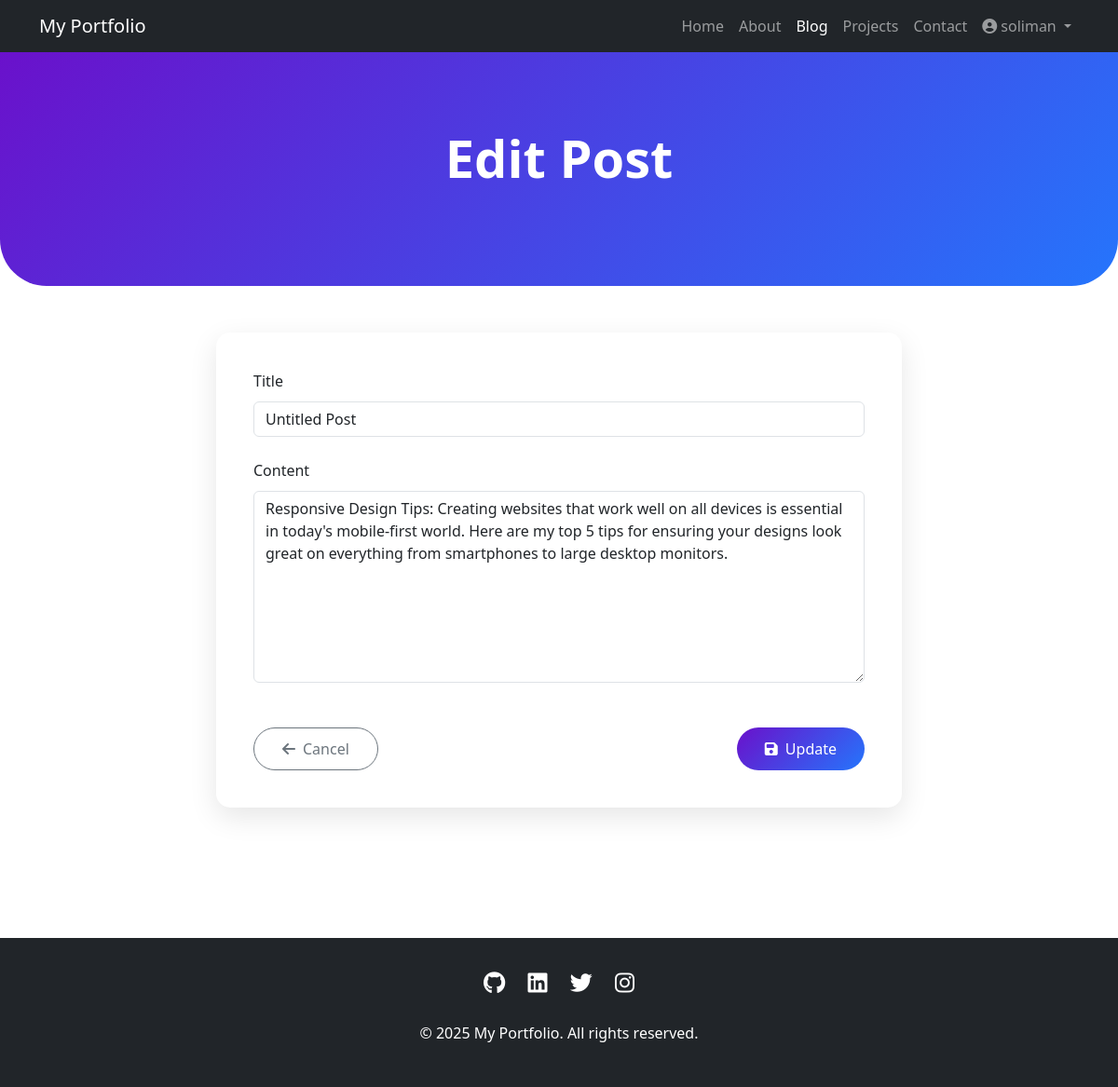
The page /posts/2/edit/ (signed in) on the database its author committed.
### posts/models.py (models this page shows, shortened)
class Posts(models.Model):
    text = models.CharField(max_length=400)
    title = models.CharField(max_length=100, default="Untitled Post")
    created_at = models.DateTimeField(default=timezone.now)
    updated_at = models.DateTimeField(auto_now=True)
    class Meta:
        ordering = ["-created_at"]

### posts/views.py (the view)
# urls.py: path('<int:pk>/edit/', PostUpdateView.as_view(), name='post_edit'),
class PostUpdateView(LoginRequiredMixin, UpdateView):
    model = Posts
    form_class = PostForm
    template_name = "posts/post_form.html"
    success_url = reverse_lazy('post_list')
    login_url = 'login'

### posts/forms.py
class PostForm(forms.ModelForm):
    class Meta:
        model = Posts
        fields = ['title', 'text']
        widgets = {
            'title': forms.TextInput(attrs={
                'class': 'form-control',
                'placeholder': 'Enter post title'
            }),
            'text': forms.Textarea(attrs={
                'class': 'form-control',
                'placeholder': 'Write your post content here',
                'rows': 8
            })
        }

### templates/posts/post_form.html (shortened to what this page needs)
{% load static %}
<!DOCTYPE html>
<html lang="en">
<head>
    <link href="https://cdn.jsdelivr.net/npm/bootstrap@5.3.0/dist/css/bootstrap.min.css" rel="stylesheet">
    <link rel="stylesheet" href="https://cdnjs.cloudflare.com/ajax/libs/font-awesome/6.4.0/css/all.min.css">
</head>
<body>
    <nav class="navbar navbar-expand-lg navbar-dark bg-dark">
        <div class="container">
            <a class="navbar-brand" href="{% url 'home' %}">My Portfolio</a>
            <div class="collapse navbar-collapse" id="navbarNav">
                <ul class="navbar-nav ms-auto">
                    <li class="nav-item">
                        <a class="nav-link" href="{% url 'home' %}">Home</a>
                    </li>
                    <li class="nav-item">
                        <a class="nav-link" href="{% url 'about' %}">About</a>
                    </li>
                    <li class="nav-item">
                        <a class="nav-link active" href="{% url 'post_list' %}">Blog</a>
                    </li>
                    <li class="nav-item">
                        <a class="nav-link" href="#">Projects</a>
                    </li>
                    <li class="nav-item">
                        <a class="nav-link" href="#">Contact</a>
                    </li>
                    {% if user.is_authenticated %}
                    <li class="nav-item dropdown">
                        <a class="nav-link dropdown-toggle" href="#" id="navbarDropdown" role="button" data-bs-toggle="dropdown" aria-expanded="false">
                            <i class="fas fa-user-circle me-1"></i>{{ user.username }}
                        </a>
                    </li>
                    {% else %}
                    <li class="nav-item">
                        <a class="nav-link" href="{% url 'login' %}"><i class="fas fa-sign-in-alt me-1"></i>Login</a>
                    </li>
                    {% endif %}
                </ul>
            </div>
        </div>
    </nav>
    <header class="form-header">
        <div class="container text-center">
            <h1 class="display-4 fw-bold mb-4">{% if form.instance.pk %}Edit Post{% else %}Create New Post{% endif %}</h1>
        </div>
    </header>
    <section class="container">
        <div class="row justify-content-center">
            <div class="col-lg-8">
                <div class="form-container">
                    <form method="post" enctype="multipart/form-data">
                        <div class="mb-4">
                            <label for="{{ form.title.id_for_label }}" class="form-label">Title</label>
                            {{ form.title }}
                        </div>
                        <div class="mb-4">
                            <label for="{{ form.text.id_for_label }}" class="form-label">Content</label>
                            {{ form.text }}
                        </div>
                        <div class="d-flex justify-content-between mt-5">
                            <a href="{% url 'post_list' %}" class="btn btn-outline-secondary">
                                <i class="fas fa-arrow-left me-2"></i>Cancel
                            </a>
                            <button type="submit" class="btn btn-primary">
                                <i class="fas fa-save me-2"></i>{% if form.instance.pk %}Update{% else %}Publish{% endif %}
                            </button>
                        </div>
                    </form>
                </div>
            </div>
        </div>
    </section>
    <footer class="footer">
        <div class="container text-center">
            <div class="mb-4">
                <a href="#" class="social-icon"><i class="fab fa-github"></i></a>
                <a href="#" class="social-icon"><i class="fab fa-linkedin"></i></a>
                <a href="#" class="social-icon"><i class="fab fa-twitter"></i></a>
                <a href="#" class="social-icon"><i class="fab fa-instagram"></i></a>
            </div>
            <p>&copy; 2025 My Portfolio. All rights reserved.</p>
        </div>
    </footer>
</body>
</html>

### templates/posts/post_form.html (style rules this page uses)
.form-header { background: linear-gradient(135deg, #6a11cb 0%, #2575fc 100%); color: white; padding: 80px 0; border-radius: 0 0 50px 50px; margin-bottom: 50px; }
.form-container { background-color: #fff; border-radius: 15px; box-shadow: 0 10px 30px rgba(0, 0, 0, 0.1); padding: 40px; margin-bottom: 60px; }
.form-label { font-weight: 500; margin-bottom: 10px; }
.btn-primary { background: linear-gradient(135deg, #6a11cb 0%, #2575fc 100%); border: none; padding: 10px 30px; border-radius: 50px; }
.btn-outline-secondary { border-radius: 50px; padding: 10px 30px; }
.footer { background-color: #212529; color: white; padding: 30px 0; margin-top: 80px; }
.social-icon { font-size: 1.5rem; margin: 0 10px; color: white; transition: color 0.3s ease; }

### rows shown on the page
Posts: title "Untitled Post", text "Responsive Design Tips: Creating websites that work well on all devices is essential in today's mobile-first world. Here are my top 5 tips for ensuring your designs look great on everything from smartphones to large desktop monitors."

### other values the page prints
{{ user.username }} "soliman"
